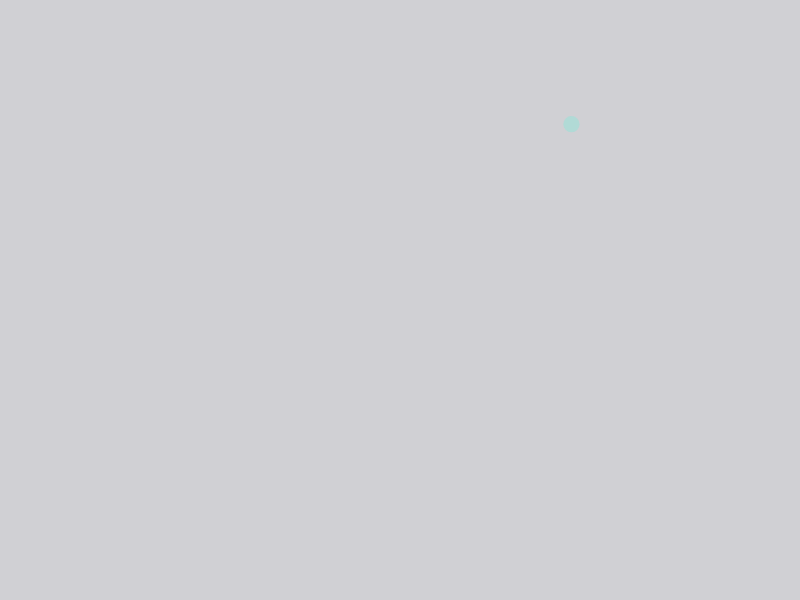
Frame 1 (no input)
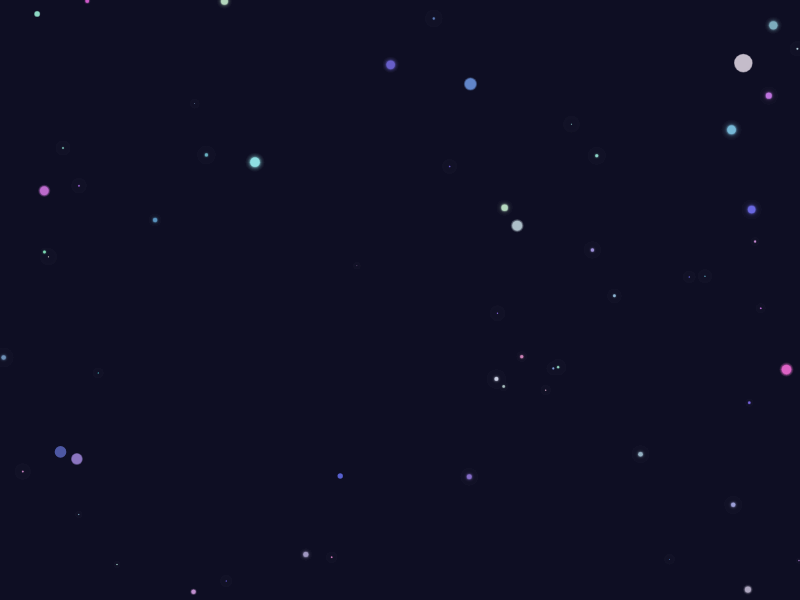
Frame 60 (no input)
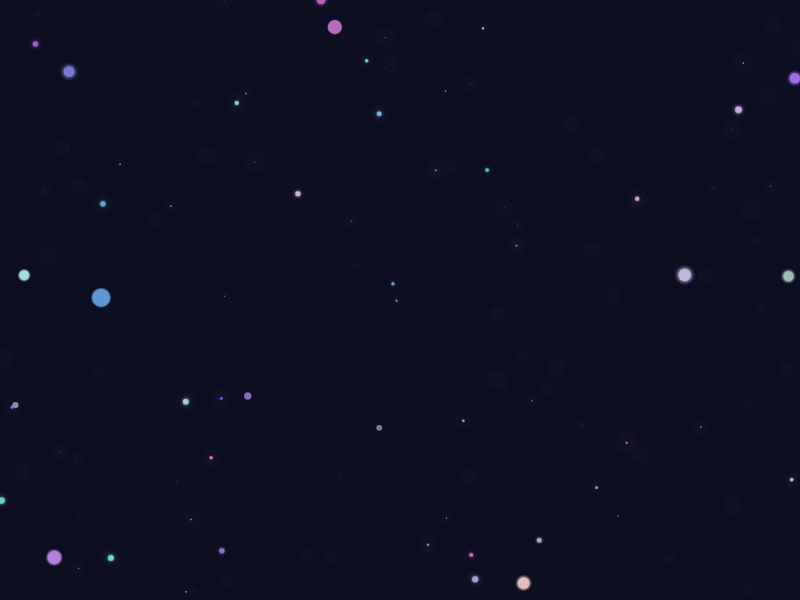
Frame 120 (the mouse pressed at the canvas centre since frame 60)

The p5.js sketch that drew these frames (run headless with seeded random() and noise() and a simulated clock; from frame 60 on, the mouse is pressed at the canvas centre):

// p5.js sketch
// ── sketch.js
let particles = [];

function setup() {
  createCanvas(800, 600);
  noStroke();
}

function draw() {
  background(20, 20, 40, 50); // 半透明背景
  particles.push({
    x: random(width),
    y: random(height),
    size: random(5, 20),
    color: color(random(100, 255), random(100, 255), random(200, 255), 150),
  });

  particles = particles.filter(p => p.size > 0.1);
  for (let p of particles) {
    fill(p.color);
    ellipse(p.x, p.y, p.size);
    p.size *= 0.95; // 慢慢缩小
  }
}
